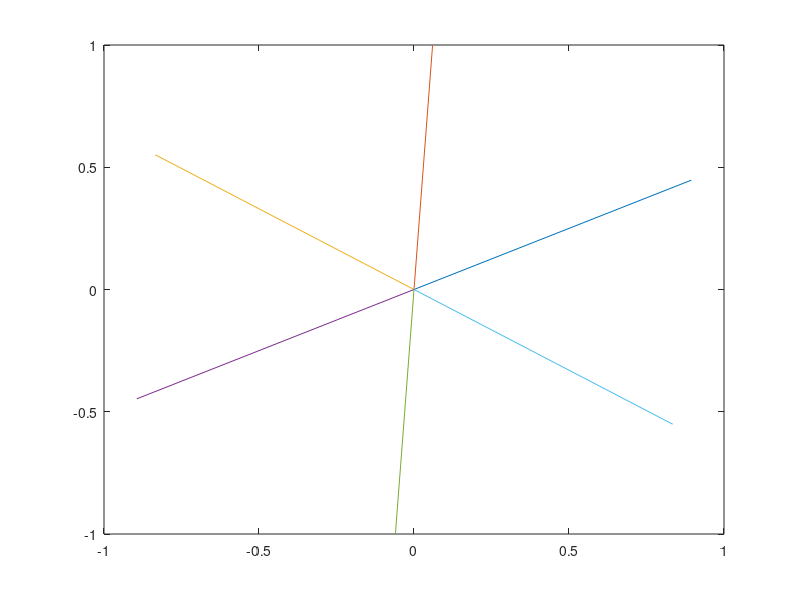
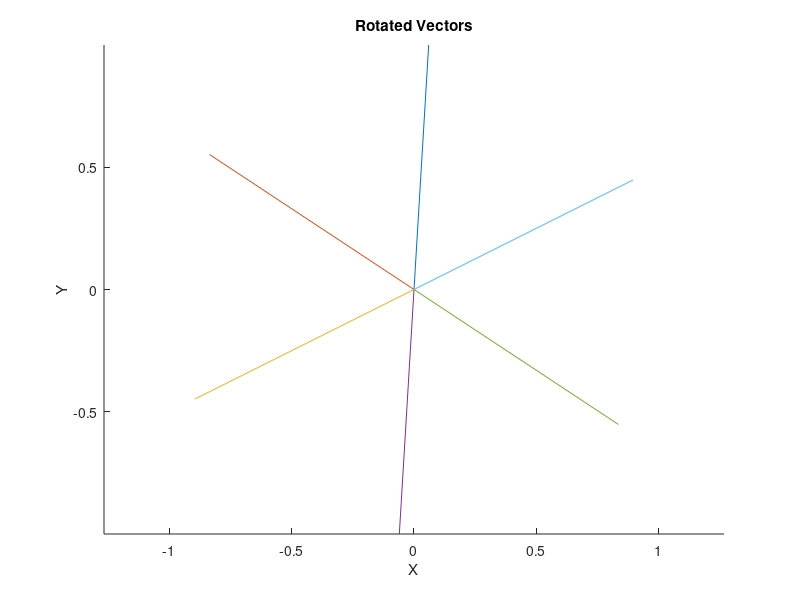

Recreate these plots in MATLAB, in order.
% Define the initial unit vector
u = [4/sqrt(20); 2/sqrt(20)]; % You can choose any non-zero initial vector

%u = [1;2];
plot(u)
% Define the rotation matrix function
theta = 2*pi / 6; % Angle for hexagon
R = [cos(theta), -sin(theta); sin(theta), cos(theta)];

% Initialize the matrix to store vectors
M = zeros(2, 6); 
M(:, 1) = u;

% Generate five new vectors by rotating the initial vector
for i = 2:6
    M(:, i) = R^(i-1)*u; % taking 
end

     
origin = zeros(1,size(M,2)); 
plot([origin; M(1,:)],[origin; M(2,:)]);



% Define the angle for rotation
new_theta = pi / 3; % Choose your own value of theta

% Initialize the matrix to store vectors after second rotation
rotate_M = zeros(2, 6);

% Generate five new vectors by rotating the vectors obtained from part 1) by angle theta
for i = 1:6
    rotate_M(:, i) = R^i * u;
end

% Plotting
origin = zeros(1, size(rotate_M, 2)); 
figure;
hold on;
plot([origin; rotate_M(1, :)], [origin; rotate_M(2, :)]);

% Add labels and title
title('Rotated Vectors');
xlabel('X');
ylabel('Y');
axis equal;
